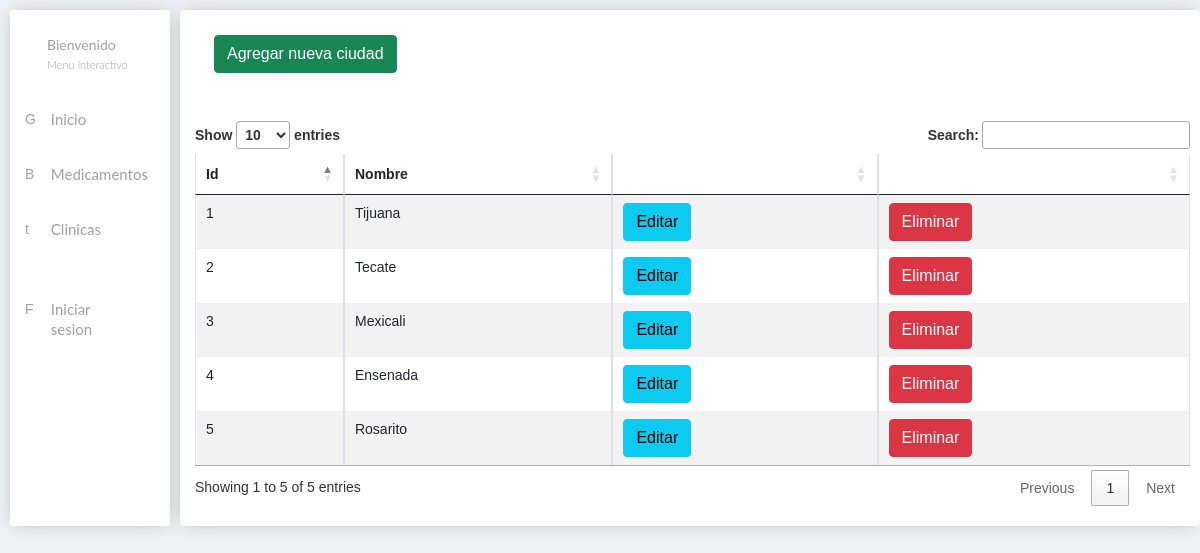
/vistas/mostrarCiudades.php, run on the app's committed database.
### tables this page shows
CREATE TABLE ciudades (
	idCiudad int not null primary key AUTO_INCREMENT,
    nombreCiudad varchar(100)
);

### vistas/mostrarCiudades.php (the view, shortened to what this page needs)
<?php
    $conn = conectar();
    $consultaClinicas="SELECT * FROM  ciudades";
    $cantidadClinicas=mysqli_query($conn, $consultaClinicas);
?>
<!DOCTYPE html>
<html lang="es" dir="ltr">
  <head>
    <link href="https://cdn.jsdelivr.net/npm/bootstrap@5.0.2/dist/css/bootstrap.min.css" rel="stylesheet">
    <link rel="stylesheet" href="//cdn.datatables.net/1.13.1/css/jquery.dataTables.min.css">
    <link rel="stylesheet" href="../css/modal.css">
    <link rel="stylesheet" href="../css/style.css">
  </head>
  <body>
    <section class="content">
      <div class="pagecontain">
        <div class="div-block-6">
          <?php include( "../includes/menu.php"); ?>
          <div class="contenido div-block-7 w-clearfix">
            <div class="row">
              <div class="col mb-5">
                <a class="agregar btn btn-success" href="#">Agregar nueva ciudad</a>
              </div>
            </div>
            <table id="tablaClinicas" class="table table-striped table-bordered">
            <thead>
              <tr>
                <th>Id</th>
                <th>Nombre</th>
                <th></th>
                <th></th>
              </tr>
            </thead>
            <tbody>
              <?php
              while($filasClinicas = mysqli_fetch_array($cantidadClinicas))
                {
                ?>
                    <tr>
                        <td><?php echo $filasClinicas['idCiudad']?></td>
                        <td><?php echo $filasClinicas['nombreCiudad']?></td>
                        <?php
                          if(0==0){
                            ?>
                        <td><a href="editarCiudad.php?idCiudad=<?php echo $filasClinicas['idCiudad'] ?>" class="btn btn-info">Editar</a></td>
                        <td><a href="../includes/eliminarCiudad.php?idCiudad=<?php echo $filasClinicas['idCiudad'] ?>" class="btn btn-danger">Eliminar</a></td>
                        <?php
                      }
                      else {
                        ?>
                          <td></td>
                          <td></td>
                        <?php
                      }
                     ?>
                    </tr>
                <?php
                }
                ?>
            </tbody>
          </table>
          </div>
        </div>
      </div>
    </section>
  </body>
</html>

### css/style.css (style rules this page uses)
.contenido { background-color: white; padding: 25px 10px 20px 10px; margin-left:10px; border-radius: 3px; box-shadow: 0 0 17px -5px hsl(0deg 0% 63% / 95%); }
html { font-family:sans-serif;-ms-text-size-adjust:100%;-webkit-text-size-adjust:100% }
body { margin:0 }
article,aside,details,figcaption,figure,footer,header,hgroup,main,menu,nav,section,summary { display:block }
a { background-color:transparent }
table { border-collapse:collapse;border-spacing:0 }
td,th { padding:0 }
* { -webkit-box-sizing:border-box;-moz-box-sizing:border-box;box-sizing:border-box }
html { height:100% }
body { background-color:#edf2f4; margin:0;min-height:100%;font-family:Arial,sans-serif;font-size:14px;line-height:20px;color:#333 }
.w-clearfix:before,.w-clearfix:after { content:" ";display:table }
.w-clearfix:after { clear:both }
.pagecontain { position: relative; display: block; max-width: 1200px; margin-right: auto; margin-left: auto; padding-top: 10px; }
.row { padding-right: 19px; padding-left: 19px; }
.div-block-6 { display: -webkit-box; display: -webkit-flex; display: -ms-flexbox; display: flex; }
.div-block-7 { width: 72%; padding-bottom: 20px; padding-left: 15px; -webkit-box-flex: 1; -webkit-flex: 1; -ms-flex: 1; flex: 1; }

### data on the page
ciudades: idCiudad "1", nombreCiudad "Tijuana"
ciudades: idCiudad "2", nombreCiudad "Tecate"
ciudades: idCiudad "3", nombreCiudad "Mexicali"
ciudades: idCiudad "4", nombreCiudad "Ensenada"
ciudades: idCiudad "5", nombreCiudad "Rosarito"
